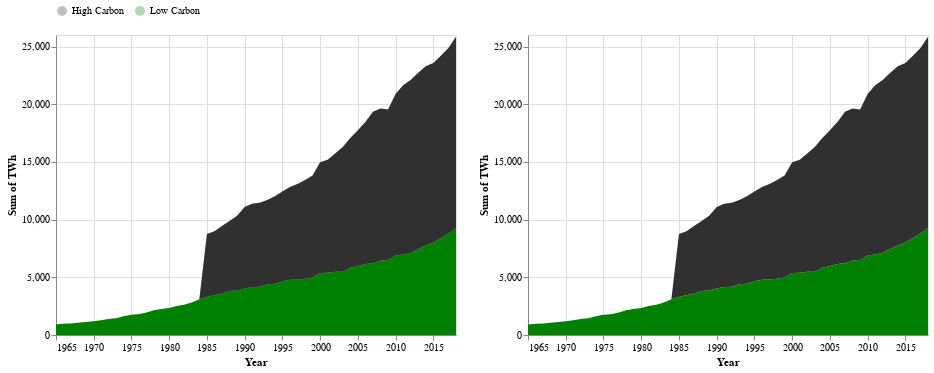

Notebook code cell kept with this figure:
### Code cell
base = alt.Chart(energy_mix).mark_area(
    color='blue',
    opacity=0.3
).encode(
    x='Year:T',
    y='sum(TWh):Q',
    color=alt.Color(
        'SourceType:N', 
        scale=alt.Scale(range=['#303030','green']),
        legend=alt.Legend(
            direction='horizontal',
            orient='top'),
            title=None),
)

brush = alt.selection_interval(encodings=['x'], empty='all')

background = base.add_selection(brush)
selected = base.transform_filter(brush).mark_area()

background + selected | selected

### Figure 1 — Vega-Lite specification as saved in the notebook (floating-point values rounded to 4 significant figures; data arrays with more than 128 entries replaced by an {"elided": "..."} marker saying what was removed)
{"config": {"view": {"continuousWidth": 400, "continuousHeight": 300}}, "hconcat": [{"layer": [{"mark": {"type": "area", "color": "blue", "opacity": 0.3}, "encoding": {"color": {"field": "SourceType", "legend": {"direction": "horizontal", "orient": "top"}, "scale": {"range": ["#303030", "green"]}, "title": null, "type": "nominal"}, "x": {"field": "Year", "type": "temporal"}, "y": {"aggregate": "sum", "field": "TWh", "type": "quantitative"}}, "selection": {"selector103": {"type": "interval", "encodings": ["x"], "empty": "all"}}}, {"mark": "area", "encoding": {"color": {"field": "SourceType", "legend": {"direction": "horizontal", "orient": "top"}, "scale": {"range": ["#303030", "green"]}, "title": null, "type": "nominal"}, "x": {"field": "Year", "type": "temporal"}, "y": {"aggregate": "sum", "field": "TWh", "type": "quantitative"}}, "transform": [{"filter": {"selection": "selector103"}}]}]}, {"mark": "area", "encoding": {"color": {"field": "SourceType", "legend": {"direction": "horizontal", "orient": "top"}, "scale": {"range": ["#303030", "green"]}, "title": null, "type": "nominal"}, "x": {"field": "Year", "type": "temporal"}, "y": {"aggregate": "sum", "field": "TWh", "type": "quantitative"}}, "transform": [{"filter": {"selection": "selector103"}}]}], "data": {"name": "data-a461bd7d93a8c91847c7e73c3015280f"}, "$schema": "https://vega.github.io/schema/vega-lite/v4.17.0.json", "datasets": {"data-a461bd7d93a8c91847c7e73c3015280f": {"elided": "648 records"}}}
